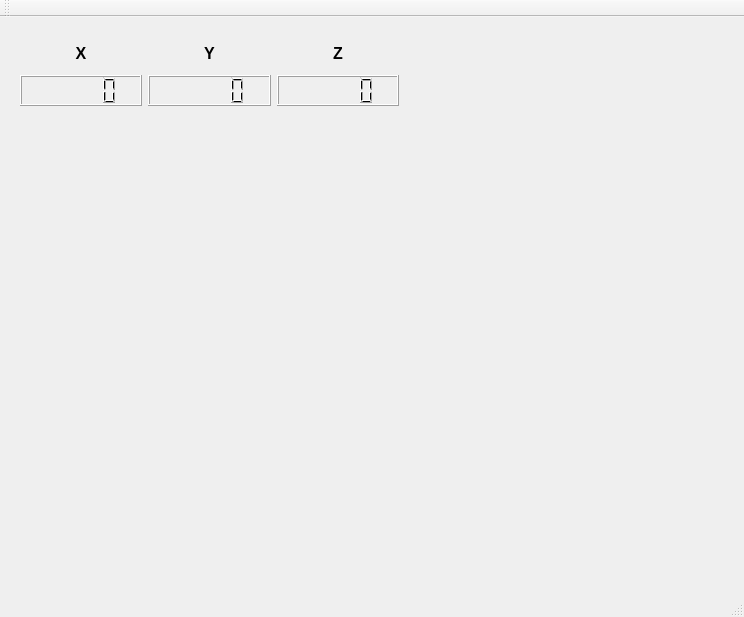
<?xml version="1.0" encoding="UTF-8"?>
<ui version="4.0">
 <class>MainWindow</class>
 <widget class="QMainWindow" name="MainWindow">
  <property name="geometry">
   <rect>
    <x>0</x>
    <y>0</y>
    <width>744</width>
    <height>617</height>
   </rect>
  </property>
  <property name="windowTitle">
   <string>MainWindow</string>
  </property>
  <widget class="QWidget" name="centralWidget">
   <widget class="QCustomPlot" name="widget" native="true">
    <property name="geometry">
     <rect>
      <x>20</x>
      <y>110</y>
      <width>711</width>
      <height>231</height>
     </rect>
    </property>
   </widget>
   <widget class="QWidget" name="layoutWidget">
    <property name="geometry">
     <rect>
      <x>9</x>
      <y>9</y>
      <width>401</width>
      <height>91</height>
     </rect>
    </property>
    <layout class="QGridLayout" name="gridLayout_2">
     <item row="0" column="0">
      <widget class="QLabel" name="label">
       <property name="font">
        <font>
         <pointsize>12</pointsize>
         <weight>75</weight>
         <bold>true</bold>
        </font>
       </property>
       <property name="text">
        <string>X</string>
       </property>
       <property name="alignment">
        <set>Qt::AlignCenter</set>
       </property>
      </widget>
     </item>
     <item row="1" column="1">
      <widget class="QLCDNumber" name="ylcd"/>
     </item>
     <item row="1" column="2">
      <widget class="QLCDNumber" name="zlcd"/>
     </item>
     <item row="0" column="2">
      <widget class="QLabel" name="label_3">
       <property name="font">
        <font>
         <pointsize>12</pointsize>
         <weight>75</weight>
         <bold>true</bold>
        </font>
       </property>
       <property name="text">
        <string>Z</string>
       </property>
       <property name="alignment">
        <set>Qt::AlignCenter</set>
       </property>
      </widget>
     </item>
     <item row="1" column="0">
      <widget class="QLCDNumber" name="xlcd"/>
     </item>
     <item row="0" column="1">
      <widget class="QLabel" name="label_2">
       <property name="font">
        <font>
         <pointsize>12</pointsize>
         <weight>75</weight>
         <bold>true</bold>
        </font>
       </property>
       <property name="text">
        <string>Y</string>
       </property>
       <property name="alignment">
        <set>Qt::AlignCenter</set>
       </property>
      </widget>
     </item>
    </layout>
   </widget>
   <widget class="QCustomPlot" name="widget_2" native="true">
    <property name="geometry">
     <rect>
      <x>19</x>
      <y>350</y>
      <width>711</width>
      <height>211</height>
     </rect>
    </property>
   </widget>
  </widget>
  <widget class="QMenuBar" name="menuBar">
   <property name="geometry">
    <rect>
     <x>0</x>
     <y>0</y>
     <width>744</width>
     <height>21</height>
    </rect>
   </property>
  </widget>
  <widget class="QToolBar" name="mainToolBar">
   <attribute name="toolBarArea">
    <enum>TopToolBarArea</enum>
   </attribute>
   <attribute name="toolBarBreak">
    <bool>false</bool>
   </attribute>
  </widget>
  <widget class="QStatusBar" name="statusBar"/>
 </widget>
 <layoutdefault spacing="6" margin="11"/>
 <customwidgets>
  <customwidget>
   <class>QCustomPlot</class>
   <extends>QWidget</extends>
   <header>qcustomplot.h</header>
   <container>1</container>
  </customwidget>
 </customwidgets>
 <resources/>
 <connections/>
</ui>
